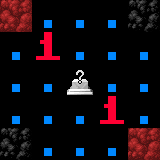

This is a level from a 2D game, rendered from its Tiled map with the project's own tilesets. A one-line summary and the complete map file follow:
An orthogonal 5x5 tile map with 32x32 px tiles, 3 tile layers (Tile Layer, Feature Layer, Tag Layer), 2 tilesets.

<map version="2017.05.26" orientation="orthogonal" renderorder="right-down" width="5" height="5" tilewidth="32" tileheight="32" backgroundcolor="#000000" nextobjectid="1">
 <properties>
  <property name="code" value="ee_nemelex(_G)" />
  <property name="tags" value="ee_5x5" />
 </properties>
 <tileset firstgid="1" source="../tilesets/features.tsx" />
 <tileset firstgid="205" source="../tilesets/basic.tsx" />
 <layer name="Tile Layer" width="5" height="5">
  <data encoding="csv">
396,205,205,205,392,
205,28,205,205,205,
205,205,72,205,205,
205,205,205,28,205,
392,205,205,205,396
</data>
 </layer>
 <layer name="Feature Layer" width="5" height="5">
  <data encoding="csv">
0,0,0,0,0,
0,0,0,0,0,
0,0,0,0,0,
0,0,0,0,0,
0,0,0,0,0
</data>
 </layer>
 <layer name="Tag Layer" width="5" height="5">
  <data encoding="csv">
0,0,0,0,0,
0,0,0,0,0,
0,0,0,0,0,
0,0,0,0,0,
0,0,0,0,0
</data>
 </layer>
 <objectgroup name="Scripting Layer" />
</map>
